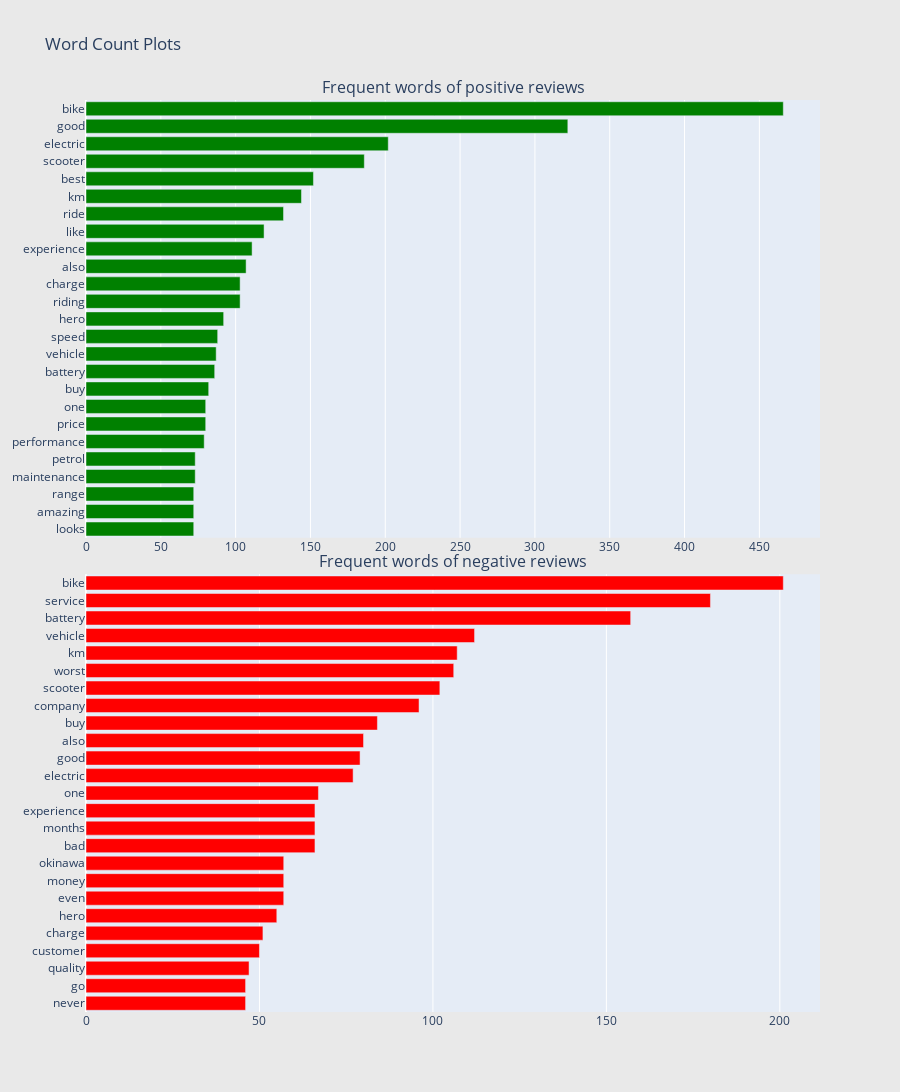

The cell this chart's notebook holds for it:
### Markdown cell above
### Monogram Analysis

### Code cell
# Positive Reviews

freq_dict = defaultdict(int)
for sent in review_pos["Text"]:
    for word in generate_ngrams(sent):
        freq_dict[word] += 1
fd_sorted = pd.DataFrame(sorted(freq_dict.items(), key=lambda x: x[1])[::-1])
fd_sorted.columns = ["word", "wordcount"]
trace0 = horizontal_bar_chart(fd_sorted.head(25), 'green')

# Negative Reviews

freq_dict = defaultdict(int)
for sent in review_neg["Text"]:
    for word in generate_ngrams(sent):
        freq_dict[word] += 1
fd_sorted = pd.DataFrame(sorted(freq_dict.items(), key=lambda x: x[1])[::-1])
fd_sorted.columns = ["word", "wordcount"]
trace1 = horizontal_bar_chart(fd_sorted.head(25), 'red')

# Creating two subplots

fig = tools.make_subplots(rows=2, cols=1, vertical_spacing=0.04,
                          subplot_titles=["Frequent words of positive reviews",
                                          "Frequent words of negative reviews"])
fig.append_trace(trace0, 1, 1)
fig.append_trace(trace1, 2, 1)
fig['layout'].update(height=1200, width=900, paper_bgcolor='rgb(233,233,233)', title="Word Count Plots")
iplot(fig, filename='word-plots')

### Figure 1 — Plotly figure (JSON) as saved in the notebook; plotly's stock layout.template omitted (floating-point values rounded to 4 significant figures)
{"data": [{"marker": {"color": "green"}, "orientation": "h", "showlegend": false, "type": "bar", "x": [72, 72, 72, 73, 73, 79, 80, 80, 82, 86, 87, 88, 92, 103, 103, 107, 111, 119, 132, 144, 152, 186, 202, 322, 466], "xaxis": "x", "y": ["looks", "amazing", "range", "maintenance", "petrol", "performance", "price", "one", "buy", "battery", "vehicle", "speed", "hero", "riding", "charge", "also", "experience", "like", "ride", "km", "best", "scooter", "electric", "good", "bike"], "yaxis": "y"}, {"marker": {"color": "red"}, "orientation": "h", "showlegend": false, "type": "bar", "x": [46, 46, 47, 50, 51, 55, 57, 57, 57, 66, 66, 66, 67, 77, 79, 80, 84, 96, 102, 106, 107, 112, 157, 180, 201], "xaxis": "x2", "y": ["never", "go", "quality", "customer", "charge", "hero", "even", "money", "okinawa", "bad", "months", "experience", "one", "electric", "good", "also", "buy", "company", "scooter", "worst", "km", "vehicle", "battery", "service", "bike"], "yaxis": "y2"}], "layout": {"annotations": [{"font": {"size": 16}, "showarrow": false, "text": "Frequent words of positive reviews", "x": 0.5, "xanchor": "center", "xref": "paper", "y": 1, "yanchor": "bottom", "yref": "paper"}, {"font": {"size": 16}, "showarrow": false, "text": "Frequent words of negative reviews", "x": 0.5, "xanchor": "center", "xref": "paper", "y": 0.48, "yanchor": "bottom", "yref": "paper"}], "height": 1200, "paper_bgcolor": "rgb(233,233,233)", "title": {"text": "Word Count Plots"}, "width": 900, "xaxis": {"anchor": "y", "domain": [0, 1]}, "xaxis2": {"anchor": "y2", "domain": [0, 1]}, "yaxis": {"anchor": "x", "domain": [0.52, 1]}, "yaxis2": {"anchor": "x2", "domain": [0, 0.48]}}}
